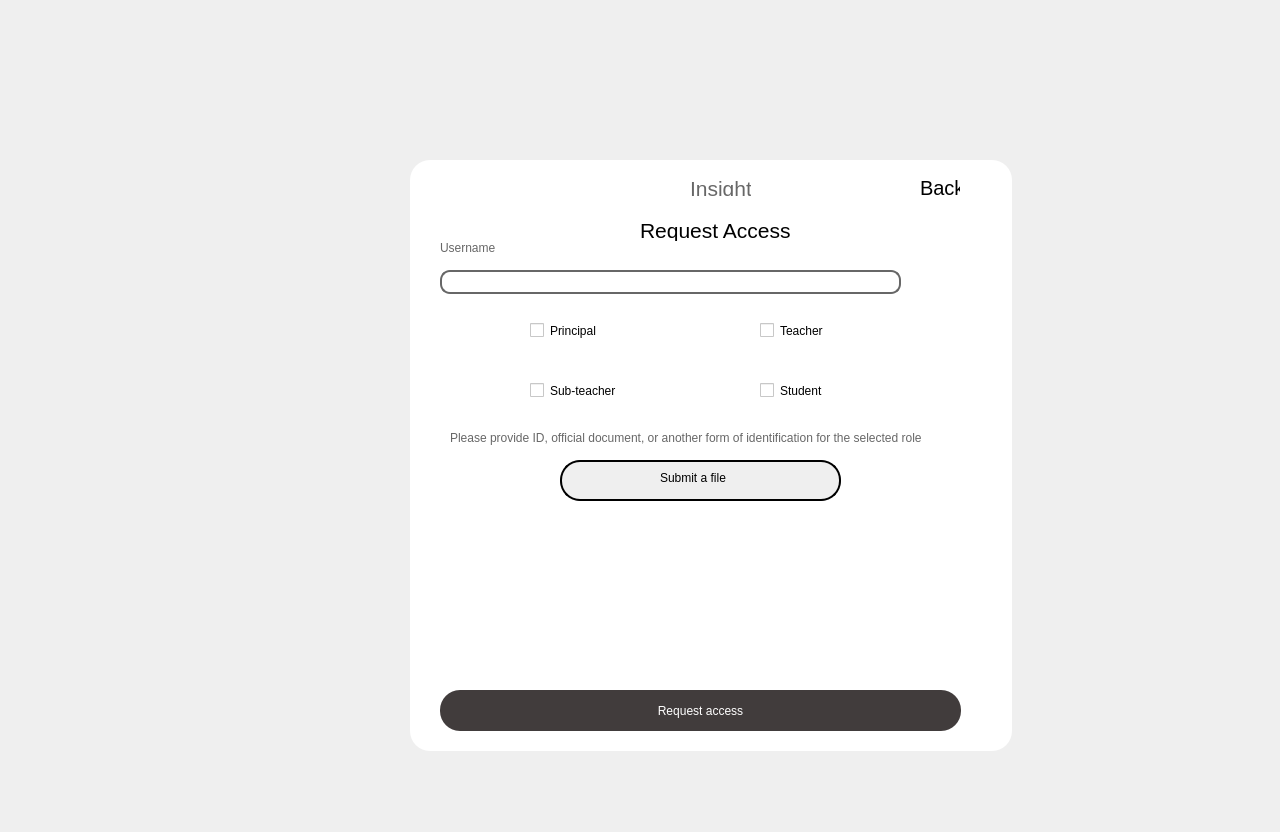
<?xml version="1.0" encoding="UTF-8"?>
<ui version="4.0">
 <class>RequestAccess</class>
 <widget class="QWidget" name="RequestAccess">
  <property name="geometry">
   <rect>
    <x>0</x>
    <y>0</y>
    <width>1280</width>
    <height>832</height>
   </rect>
  </property>
  <property name="windowTitle">
   <string>Form</string>
  </property>
  <widget class="QWidget" name="widget" native="true">
   <property name="geometry">
    <rect>
     <x>410</x>
     <y>160</y>
     <width>602</width>
     <height>591</height>
    </rect>
   </property>
   <property name="styleSheet">
    <string notr="true">QWidget
{
background-color: white;
border-radius: 20px;
}</string>
   </property>
   <widget class="QLabel" name="username_LA">
    <property name="geometry">
     <rect>
      <x>30</x>
      <y>80</y>
      <width>61</width>
      <height>16</height>
     </rect>
    </property>
    <property name="styleSheet">
     <string notr="true">QLabel
{
	color: rgb(103, 103, 103);
}</string>
    </property>
    <property name="text">
     <string>Username</string>
    </property>
   </widget>
   <widget class="QLineEdit" name="username_LE">
    <property name="geometry">
     <rect>
      <x>30</x>
      <y>110</y>
      <width>461</width>
      <height>24</height>
     </rect>
    </property>
    <property name="styleSheet">
     <string notr="true">QLineEdit
{
border: 2px solid rgb(103,103,103);
border-radius:10px;
color:black;
}</string>
    </property>
   </widget>
   <widget class="QPushButton" name="request_PB">
    <property name="geometry">
     <rect>
      <x>30</x>
      <y>530</y>
      <width>521</width>
      <height>41</height>
     </rect>
    </property>
    <property name="styleSheet">
     <string notr="true">QPushButton
{
background-color: rgb(65,60,60);
border-radius:20px;
color:white;
}</string>
    </property>
    <property name="text">
     <string>Request access</string>
    </property>
   </widget>
   <widget class="QLabel" name="logo_LA">
    <property name="geometry">
     <rect>
      <x>200</x>
      <y>10</y>
      <width>71</width>
      <height>51</height>
     </rect>
    </property>
    <property name="styleSheet">
     <string notr="true">image: url(:/Resources/Images/logo-color 1.png);</string>
    </property>
    <property name="text">
     <string/>
    </property>
   </widget>
   <widget class="QLabel" name="team_LA">
    <property name="geometry">
     <rect>
      <x>280</x>
      <y>20</y>
      <width>61</width>
      <height>16</height>
     </rect>
    </property>
    <property name="font">
     <font>
      <pointsize>16</pointsize>
     </font>
    </property>
    <property name="styleSheet">
     <string notr="true">QLabel
{
	color: rgb(103, 103, 103);
}</string>
    </property>
    <property name="text">
     <string>Insight</string>
    </property>
   </widget>
   <widget class="QLabel" name="request_LA">
    <property name="geometry">
     <rect>
      <x>230</x>
      <y>60</y>
      <width>151</width>
      <height>21</height>
     </rect>
    </property>
    <property name="font">
     <font>
      <pointsize>16</pointsize>
     </font>
    </property>
    <property name="styleSheet">
     <string notr="true">QLabel
{
	color: black;
}</string>
    </property>
    <property name="text">
     <string>Request Access</string>
    </property>
   </widget>
   <widget class="QCheckBox" name="principal_CB">
    <property name="geometry">
     <rect>
      <x>120</x>
      <y>150</y>
      <width>101</width>
      <height>41</height>
     </rect>
    </property>
    <property name="styleSheet">
     <string notr="true">QCheckBox{color:black;}

</string>
    </property>
    <property name="text">
     <string>Principal</string>
    </property>
   </widget>
   <widget class="QCheckBox" name="teacher_CB">
    <property name="geometry">
     <rect>
      <x>350</x>
      <y>150</y>
      <width>151</width>
      <height>41</height>
     </rect>
    </property>
    <property name="styleSheet">
     <string notr="true">QCheckBox{color:black;}
</string>
    </property>
    <property name="text">
     <string>Teacher</string>
    </property>
   </widget>
   <widget class="QCheckBox" name="sTeacher_CB">
    <property name="geometry">
     <rect>
      <x>120</x>
      <y>210</y>
      <width>101</width>
      <height>41</height>
     </rect>
    </property>
    <property name="styleSheet">
     <string notr="true">QCheckBox{color:black;}
</string>
    </property>
    <property name="text">
     <string>Sub-teacher</string>
    </property>
   </widget>
   <widget class="QCheckBox" name="student_CB">
    <property name="geometry">
     <rect>
      <x>350</x>
      <y>210</y>
      <width>101</width>
      <height>41</height>
     </rect>
    </property>
    <property name="styleSheet">
     <string notr="true">QCheckBox{color:black;}
</string>
    </property>
    <property name="text">
     <string>Student</string>
    </property>
   </widget>
   <widget class="QWidget" name="widget_2" native="true">
    <property name="geometry">
     <rect>
      <x>150</x>
      <y>300</y>
      <width>281</width>
      <height>41</height>
     </rect>
    </property>
    <property name="styleSheet">
     <string notr="true">/* Apply border to the QWidget */
QWidget {
    color: black;
    border: 2px solid black;
    border-radius: 20px;
    background-color: #EFEFEF;
}
</string>
    </property>
    <widget class="QLabel" name="label">
     <property name="geometry">
      <rect>
       <x>220</x>
       <y>5</y>
       <width>61</width>
       <height>31</height>
      </rect>
     </property>
     <property name="styleSheet">
      <string notr="true">QLabel{
border:none;
image: url(:/Resources/Images/icons/Upload to the Cloud.png);
background-color:transparent;
}</string>
     </property>
     <property name="text">
      <string/>
     </property>
    </widget>
    <widget class="QLabel" name="label_2">
     <property name="geometry">
      <rect>
       <x>100</x>
       <y>10</y>
       <width>111</width>
       <height>16</height>
      </rect>
     </property>
     <property name="styleSheet">
      <string notr="true">border:none</string>
     </property>
     <property name="text">
      <string>Submit a file</string>
     </property>
    </widget>
    <widget class="QPushButton" name="submitFile_PB">
     <property name="geometry">
      <rect>
       <x>0</x>
       <y>0</y>
       <width>281</width>
       <height>41</height>
      </rect>
     </property>
     <property name="styleSheet">
      <string notr="true">border:none;
background-color:transparent;</string>
     </property>
     <property name="text">
      <string/>
     </property>
    </widget>
   </widget>
   <widget class="QLabel" name="ID_LA">
    <property name="geometry">
     <rect>
      <x>40</x>
      <y>270</y>
      <width>541</width>
      <height>16</height>
     </rect>
    </property>
    <property name="styleSheet">
     <string notr="true">color:#676767</string>
    </property>
    <property name="text">
     <string>Please provide ID, official document, or another form of identification for the selected role</string>
    </property>
   </widget>
   <widget class="QLabel" name="label_3">
    <property name="geometry">
     <rect>
      <x>510</x>
      <y>18</y>
      <width>51</width>
      <height>20</height>
     </rect>
    </property>
    <property name="font">
     <font>
      <pointsize>15</pointsize>
     </font>
    </property>
    <property name="styleSheet">
     <string notr="true">color:black;</string>
    </property>
    <property name="text">
     <string>Back</string>
    </property>
   </widget>
   <widget class="QLabel" name="label_4">
    <property name="geometry">
     <rect>
      <x>550</x>
      <y>18</y>
      <width>31</width>
      <height>21</height>
     </rect>
    </property>
    <property name="styleSheet">
     <string notr="true">image: url(:/Resources/Images/icons/More Than.png);</string>
    </property>
    <property name="text">
     <string/>
    </property>
   </widget>
   <widget class="QPushButton" name="back_PB">
    <property name="geometry">
     <rect>
      <x>490</x>
      <y>15</y>
      <width>100</width>
      <height>32</height>
     </rect>
    </property>
    <property name="styleSheet">
     <string notr="true">background-color:transparent;</string>
    </property>
    <property name="text">
     <string/>
    </property>
   </widget>
   <widget class="QFrame" name="proof_FR">
    <property name="geometry">
     <rect>
      <x>190</x>
      <y>360</y>
      <width>171</width>
      <height>141</height>
     </rect>
    </property>
    <property name="styleSheet">
     <string notr="true">background-color:transparent;</string>
    </property>
    <property name="frameShape">
     <enum>QFrame::StyledPanel</enum>
    </property>
    <property name="frameShadow">
     <enum>QFrame::Raised</enum>
    </property>
    <widget class="QLabel" name="proof_LA">
     <property name="geometry">
      <rect>
       <x>0</x>
       <y>0</y>
       <width>191</width>
       <height>141</height>
      </rect>
     </property>
     <property name="text">
      <string/>
     </property>
    </widget>
   </widget>
  </widget>
 </widget>
 <resources/>
 <connections/>
</ui>
